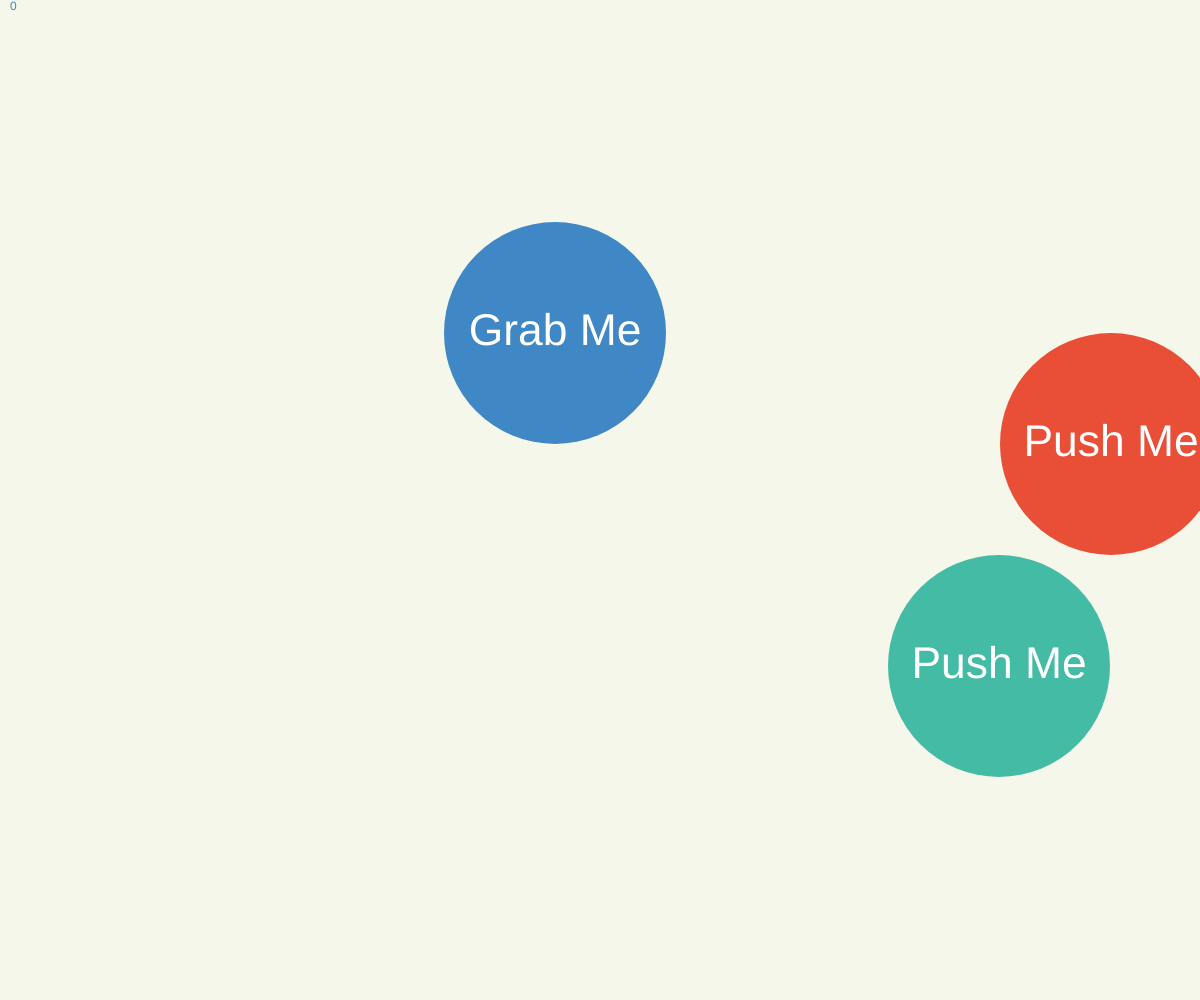
Frame 1 (no input)
Frame 60 (no input): identical to frame 1, image omitted
Frame 120 (the mouse pressed at the canvas centre since frame 60): identical to frame 1, image omitted

The p5.js sketch that drew this single still picture (run headless with seeded random() and noise() and a simulated clock; from frame 60 on, the mouse is pressed at the canvas centre):

// p5.js sketch
// ── sketch.js
var bX = 999;
var bY = 666;
var bRadius = 222;

var cX = 1111;
var cY = 444;
var cRadius = 222;

var dX = 555;
var dY = 333;
var dRadius = 222;

var diagBuf = 111; //diagonal buffer to allow to push just up, or just left...
var counter = 0;


function setup() {

}

function draw() {
  createCanvas(windowWidth, windowHeight);
  background(246, 247, 235);
  noStroke();

  fill(63, 136, 197);
  text(counter, 10, 10);

  //BLUE CIRCLE
  fill(63, 136, 197);
  ellipse(dX, dY, cRadius, cRadius);
  textAlign(CENTER,CENTER);
  fill(255,255,255);
  textSize(dRadius/5);
  text("Grab Me",dX,dY);
  if (mouseIsPressed && mouseX > dX - 50 && mouseX < dX + 50 && mouseY > dY - 50 && mouseY < dY + 50) {
    dX = mouseX;
    dY = mouseY;
  }


  //RED CIRCLE
  fill(233, 78, 55);
  ellipse(cX, cY, cRadius, cRadius);

  ///push left
  if (dX >= cX + 11 && dX < cX + cRadius / 1.33 && dY >= cY - cRadius / 1.33 && dY <= cY + cRadius / 1.33) {
    cX = cX - 4;
  }
  ///push right
  if (dX <= cX - 11 && dX > cX - cRadius / 1.33 && dY >= cY - cRadius / 1.33 && dY <= cY + cRadius / 1.33) {
    cX = cX + 4;
  }
  ///push up
  if (dX <= cX + cRadius / 1.33 && dX > cX - cRadius / 1.33 && dY <= cY + cRadius / 1.33 && dY >= cY + 11) {
    cY = cY - 4;
  }
  ///push down
  if (dX <= cX + cRadius / 1.33 && dX >= cX - cRadius / 1.33 && dY <= cY - 11 && dY >= cY - cRadius / 1.33) {
    cY = cY + 4;
  }
  fill(255,255,255);
  text("Push Me",cX,cY);


  ///GREEN Circle 'b'
  fill(68, 187, 164);
  ellipse(bX, bY, bRadius, bRadius);

  ///push left
  if (dX >= bX + 11 && dX < bX + dRadius / 1.33 && dY >= bY - dRadius / 1.33 && dY <= bY + dRadius / 1.33) {
    bX = bX - 5;
  }
  ///push right
  if (dX <= bX - 11 && dX > bX - bRadius / 1.33 && dY >= bY - bRadius / 1.33 && dY <= bY + bRadius / 1.33) {
    bX = bX + 5;
  }
  ///push up
  if (dX <= bX + bRadius / 1.33 && dX > bX - bRadius / 1.33 && dY <= bY + bRadius / 1.33 && dY >= bY + 11) {
    bY = bY - 5;
  }
  ///push down
  if (dX <= bX + bRadius / 1.33 && dX >= bX - bRadius / 1.33 && dY <= bY - 11 && dY >= bY - bRadius / 1.33) {
    bY = bY + 5;
  }
  fill(255,255,255);
  text("Push Me",bX,bY);
}

function mouseReleased() {
  counter = counter + 1;
  fill(111);
  rect(bX, bY, 2222, 2222);
}
